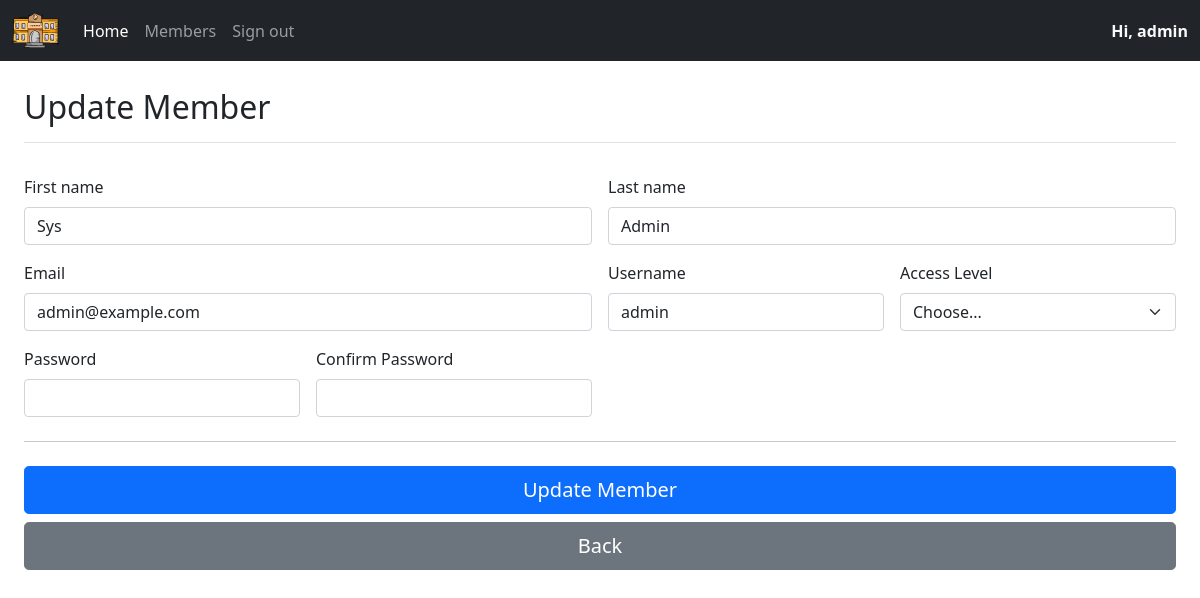
The page /member_edit.php?id=1 (signed in) on the database its author committed.
### tables this page shows
CREATE TABLE `users` (
  `id` int(11) NOT NULL,
  `firstname` varchar(255) NOT NULL,
  `lastname` varchar(255) NOT NULL,
  `username` varchar(100) NOT NULL,
  `email` varchar(100) NOT NULL,
  `user_type` varchar(255) NOT NULL,
  `password` varchar(100) NOT NULL,
  `timestamp` timestamp NOT NULL DEFAULT CURRENT_TIMESTAMP ON UPDATE CURRENT_TIMESTAMP
);

### functions.php (called while the page is built, shortened)
<?php
function query($sql) {
	global $mysqli;
	$results = mysqli_query($mysqli, $sql);
	$rows = array();
	if(!is_bool($results)){
		while($row = mysqli_fetch_assoc($results)){
			$rows[] = $row;
		}
	}
	return $rows;
}

### member_edit.php (the view, shortened to what this page needs)
<?php
require_once('functions.php');
if(!isset($_GET['id'])) {
    $user_id = $_POST['user_id'];
} else {
    $user_id = $_GET['id'];
}
$user_info = query('SELECT *
FROM users
WHERE id = "'.$user_id.'"');
require('header.php');
?>
<main class="">
    <div class="container-fluid">
        <div class="row">
          <main class="ms-sm-auto px-md-4">
            <div class="d-flex justify-content-between flex-wrap flex-md-nowrap align-items-center pt-3 pb-2 mb-3 border-bottom ">
              <h1 class="h2">Update Member</h1>
            </div>
            <div class="">
                <div class="">
                <div class="row g-3">
                <div class="col-md-12 col-lg-12">
                    <form class="needs-validation" action="member_edit.php" method="post">
                    <?php foreach($user_info as $ci) { ?>
                    <div class="row g-3">
                        <div class="col-sm-6">
                            <label for="firstName" class="form-label">First name</label>
                            <input type="text" class="form-control" id="firstName" placeholder="Example: Donovan" value="<?php echo $ci['firstname']; ?>" name="firstname">
                        </div>
                        <div class="col-sm-6">
                            <label for="lastName" class="form-label">Last name</label>
                            <input type="text" class="form-control" id="lastName" placeholder="Example: Muskett-Yetts" value="<?php echo $ci['lastname']; ?>" name="lastname">
                        </div>
                        <div class="col-6">
                            <label for="email" class="form-label">Email</label>
                            <input type="email" class="form-control" id="email" value="<?php echo $ci['email']; ?>" name="email">
                        </div>
                        <div class="col-sm-3">
                            <label for="username" class="form-label">Username</label>
                            <input type="text" class="form-control" id="username" placeholder="Example: Muskett-Yetts" value="<?php echo $ci['username']; ?>" name="username">
                        </div>
                        <div class="col-md-3">
                            <label for="access-level" class="form-label">Access Level</label>
                            <select class="form-select" id="access-level" name="access_level" value="<?php echo $ci['user_type']; ?>">
                                <option value="">Choose...</option>
                            </select>
                        </div>
                        <div class="col-sm-3">
                            <label for="password1" class="form-label">Password</label>
                            <input type="password" class="form-control" id="password1" name="password1">
                        </div>
                        <div class="col-sm-3">
                            <label for="password2" class="form-label">Confirm Password</label>
                            <input type="password" class="form-control" id="password2" name="password2">
                        </div>
                    </div>
                    <?php } ?>
                    <hr class="my-4">
                    <button class="w-100 btn btn-primary btn-lg" type="submit" name="user_update">Update Member</button>
                    <a href="members.php"><button class="w-100 btn btn-secondary btn-lg my-2" type="button">Back</button></a>
                    </form>
                </div>
                </div>
            </div>
          </main>
        </div>
      </div>
</main>
<?php require('footer.php'); ?>

### includes/css/navbar-top-fixed.css (style rules this page uses)
body { min-height: 75rem; padding-top: 4.5rem; }

### includes/css/styles.css (style rules this page uses)
* { margin: 0px; padding: 0px; }

### rows shown on the page
users: firstname "Sys", lastname "Admin", email "admin@example.com", username "admin"

### other values the page prints
$_SESSION['user']['username'] "admin"
